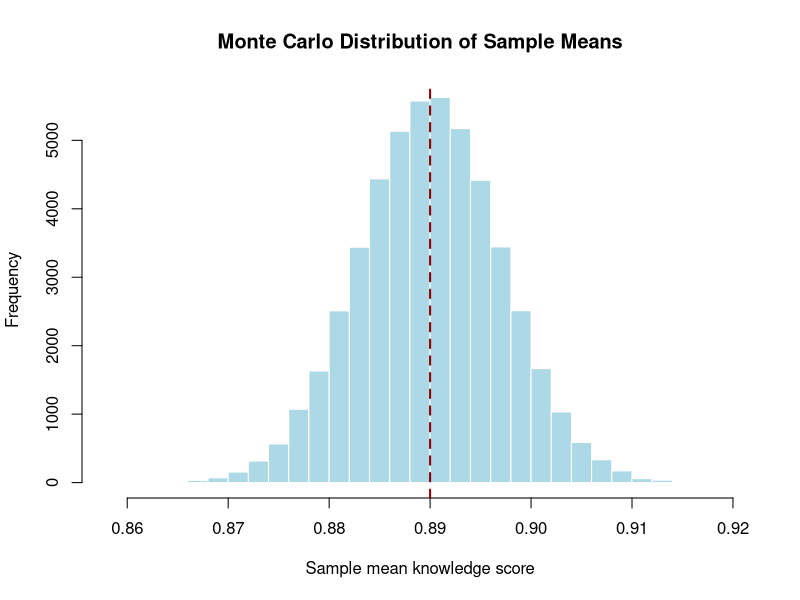

Here is the R script that generated this plot:
## ---- chunk 1
knitr::opts_chunk$set(
  echo     = TRUE,
  comment  = "",
  fig.path = "figures/",
  fig.width  = 7,
  fig.height = 4.5
)
## ---- chunk 2
set.seed(42)

n_sims <- 100000
mu     <- 1
sigma  <- 10

draws <- rnorm(n_sims, mean = mu, sd = sigma)

# Proportion of draws between 3 and 6
p_sim_normal <- mean(draws >= 3 & draws <= 6)

# Exact value for comparison
p_exact_normal <- pnorm(6, mu, sigma) - pnorm(3, mu, sigma)

c(simulated = p_sim_normal, exact = p_exact_normal)
## ---- chunk 3
set.seed(123)

n_sims  <- 100000
results <- numeric(n_sims)   # pre-allocate storage

for (i in seq_len(n_sims)) {
  # Step 1: draw a random input
  x <- rnorm(1, mean = 5, sd = 15)

  # Step 2: calculate the outcome (here, simply the draw itself)
  # Step 3: store the outcome
  results[i] <- x
}

summary_stats <- data.frame(
  Mean   = mean(results),
  SD     = sd(results),
  Min    = min(results),
  Q1     = quantile(results, 0.25, names = FALSE),
  Median = median(results),
  Q3     = quantile(results, 0.75, names = FALSE),
  Max    = max(results)
)

knitr::kable(summary_stats, digits = 3)
## ---- chunk 4
set.seed(2024)

n_sims  <- 100000
n_flips <- 10

# Each row is one experiment of 10 flips
flips <- matrix(
  sample(c(0, 1), size = n_sims * n_flips, replace = TRUE),
  nrow = n_sims
)

heads <- rowSums(flips)

p_sim_coin   <- mean(heads > 3)
p_exact_coin <- 1 - pbinom(3, size = n_flips, prob = 0.5)

c(simulated = p_sim_coin, exact = p_exact_coin)
## ---- chunk 5
set.seed(2026)

n_sims <- 1000000
lambda <- 2   # average non-compliances per day

non_compliances <- rpois(n_sims, lambda = lambda)

p_sim_pois   <- mean(non_compliances >= 3)
p_exact_pois <- 1 - ppois(2, lambda = lambda)

c(simulated = p_sim_pois, exact = p_exact_pois)
## ---- chunk 6
set.seed(61)

n_sims   <- 50000   # number of repeated surveys
n        <- 61      # vendors per survey
pop_mean <- 0.89
pop_sd   <- 0.055

sample_means <- numeric(n_sims)

for (i in seq_len(n_sims)) {
  vendor_scores   <- rnorm(n, mean = pop_mean, sd = pop_sd)
  sample_means[i] <- mean(vendor_scores)
}

summary(sample_means)

# Simulated vs theoretical standard error
se_sim    <- sd(sample_means)
se_theory <- pop_sd / sqrt(n)
c(simulated_se = se_sim, theoretical_se = se_theory)

# Middle 95% of sample means
interval_95 <- quantile(sample_means, c(0.025, 0.975))
interval_95
## ---- chunk 7
hist(
  sample_means,
  breaks = 40,
  main   = "Monte Carlo Distribution of Sample Means",
  xlab   = "Sample mean knowledge score",
  col    = "lightblue",
  border = "white"
)
abline(v = pop_mean, col = "darkred", lwd = 2, lty = 2)
## ---- chunk 8
sessionInfo()
